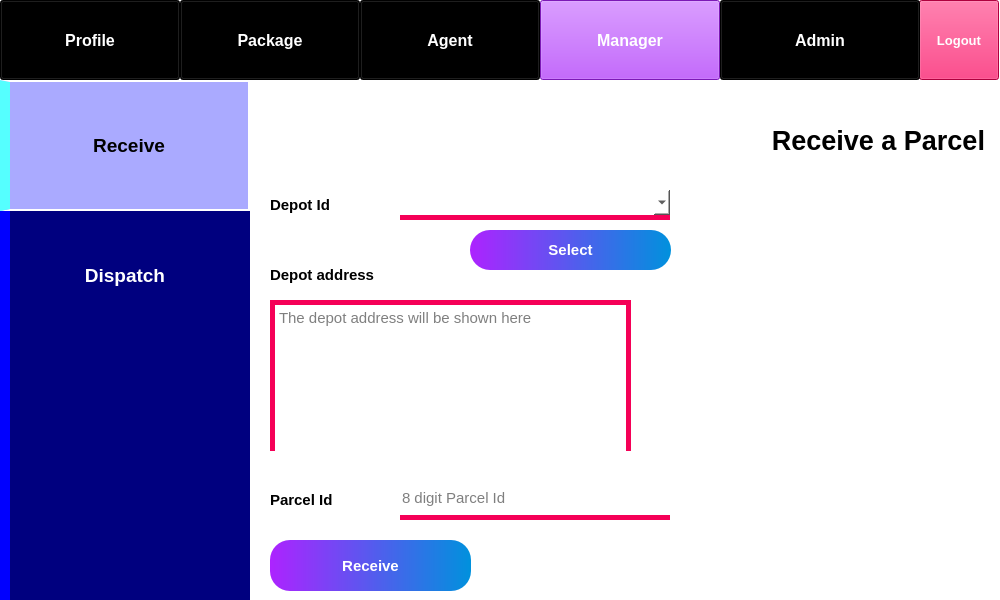
<?xml version="1.0" encoding="UTF-8"?>
<ui version="4.0">
 <class>Form</class>
 <widget class="QWidget" name="Form">
  <property name="geometry">
   <rect>
    <x>0</x>
    <y>0</y>
    <width>1000</width>
    <height>600</height>
   </rect>
  </property>
  <property name="minimumSize">
   <size>
    <width>1000</width>
    <height>600</height>
   </size>
  </property>
  <property name="windowTitle">
   <string>PMS - Receive at Depot</string>
  </property>
  <property name="styleSheet">
   <string notr="true">background-color: rgb(255, 255, 255);</string>
  </property>
  <widget class="QPushButton" name="pushButton_6">
   <property name="geometry">
    <rect>
     <x>270</x>
     <y>540</y>
     <width>201</width>
     <height>51</height>
    </rect>
   </property>
   <property name="font">
    <font>
     <pointsize>11</pointsize>
     <weight>75</weight>
     <bold>true</bold>
    </font>
   </property>
   <property name="styleSheet">
    <string notr="true">background-color: qlineargradient(spread:pad, x1:0, y1:0, x2:1, y2:0, stop:0 rgba(173, 35, 255, 255), stop:1 rgba(0, 145, 221, 255));
color: rgb(255, 255, 255);
border-radius: 20px;</string>
   </property>
   <property name="text">
    <string>Receive</string>
   </property>
  </widget>
  <widget class="QPushButton" name="pushButton_7">
   <property name="geometry">
    <rect>
     <x>919</x>
     <y>0</y>
     <width>80</width>
     <height>80</height>
    </rect>
   </property>
   <property name="font">
    <font>
     <pointsize>10</pointsize>
     <weight>75</weight>
     <bold>true</bold>
    </font>
   </property>
   <property name="styleSheet">
    <string notr="true">background-color: rgb(245, 0, 87);
color: rgb(255, 255, 255);</string>
   </property>
   <property name="text">
    <string>Logout</string>
   </property>
  </widget>
  <widget class="QPushButton" name="pushButton_5">
   <property name="geometry">
    <rect>
     <x>720</x>
     <y>0</y>
     <width>200</width>
     <height>80</height>
    </rect>
   </property>
   <property name="font">
    <font>
     <pointsize>12</pointsize>
     <weight>75</weight>
     <bold>true</bold>
    </font>
   </property>
   <property name="styleSheet">
    <string notr="true">background-color: rgb(0, 0, 0);
color: rgb(255, 255, 255);</string>
   </property>
   <property name="text">
    <string>Admin</string>
   </property>
  </widget>
  <widget class="QPushButton" name="pushButton_9">
   <property name="geometry">
    <rect>
     <x>0</x>
     <y>210</y>
     <width>250</width>
     <height>131</height>
    </rect>
   </property>
   <property name="font">
    <font>
     <pointsize>14</pointsize>
     <weight>75</weight>
     <bold>true</bold>
    </font>
   </property>
   <property name="styleSheet">
    <string notr="true">background-color: rgb(0, 0, 127);
color: rgb(255, 255, 255);
border-left: 10px solid rgb(0, 0, 255);</string>
   </property>
   <property name="text">
    <string>Dispatch</string>
   </property>
   <property name="flat">
    <bool>true</bool>
   </property>
  </widget>
  <widget class="QLabel" name="label_13">
   <property name="geometry">
    <rect>
     <x>270</x>
     <y>480</y>
     <width>101</width>
     <height>40</height>
    </rect>
   </property>
   <property name="font">
    <font>
     <pointsize>11</pointsize>
     <weight>75</weight>
     <bold>true</bold>
    </font>
   </property>
   <property name="text">
    <string>Parcel Id</string>
   </property>
  </widget>
  <widget class="QLabel" name="label_2">
   <property name="geometry">
    <rect>
     <x>619</x>
     <y>100</y>
     <width>381</width>
     <height>81</height>
    </rect>
   </property>
   <property name="font">
    <font>
     <pointsize>20</pointsize>
     <weight>75</weight>
     <bold>true</bold>
    </font>
   </property>
   <property name="text">
    <string>Receive a Parcel  </string>
   </property>
   <property name="alignment">
    <set>Qt::AlignRight|Qt::AlignTrailing|Qt::AlignVCenter</set>
   </property>
  </widget>
  <widget class="QComboBox" name="comboBox">
   <property name="geometry">
    <rect>
     <x>400</x>
     <y>190</y>
     <width>270</width>
     <height>30</height>
    </rect>
   </property>
   <property name="styleSheet">
    <string notr="true">border: none;
border-bottom: 5px solid rgb(245, 0, 87);</string>
   </property>
  </widget>
  <widget class="QTextBrowser" name="textBrowser">
   <property name="geometry">
    <rect>
     <x>270</x>
     <y>300</y>
     <width>361</width>
     <height>151</height>
    </rect>
   </property>
   <property name="font">
    <font>
     <family>MS Shell Dlg 2</family>
     <pointsize>11</pointsize>
     <weight>50</weight>
     <italic>false</italic>
     <bold>false</bold>
    </font>
   </property>
   <property name="styleSheet">
    <string notr="true">border: 5px solid rgb(245, 0, 87);
border-bottom: none;
font: 11pt &quot;MS Shell Dlg 2&quot;;</string>
   </property>
   <property name="placeholderText">
    <string>The depot address will be shown here</string>
   </property>
  </widget>
  <widget class="QLabel" name="label_5">
   <property name="geometry">
    <rect>
     <x>650</x>
     <y>280</y>
     <width>341</width>
     <height>311</height>
    </rect>
   </property>
   <property name="text">
    <string/>
   </property>
   <property name="pixmap">
    <pixmap>../images/agent pickup.png</pixmap>
   </property>
   <property name="scaledContents">
    <bool>true</bool>
   </property>
  </widget>
  <widget class="QPushButton" name="pushButton_8">
   <property name="geometry">
    <rect>
     <x>0</x>
     <y>80</y>
     <width>250</width>
     <height>131</height>
    </rect>
   </property>
   <property name="font">
    <font>
     <pointsize>14</pointsize>
     <weight>75</weight>
     <bold>true</bold>
    </font>
   </property>
   <property name="styleSheet">
    <string notr="true">background-color: rgb(170, 170, 255);
color: rgb(0, 0, 0);
border: 2px solid white;
border-left: 10px solid rgb(85, 255, 255);</string>
   </property>
   <property name="text">
    <string>Receive</string>
   </property>
   <property name="flat">
    <bool>true</bool>
   </property>
  </widget>
  <widget class="QLineEdit" name="lineEdit">
   <property name="geometry">
    <rect>
     <x>400</x>
     <y>480</y>
     <width>270</width>
     <height>40</height>
    </rect>
   </property>
   <property name="font">
    <font>
     <pointsize>11</pointsize>
    </font>
   </property>
   <property name="styleSheet">
    <string notr="true">border: none;
border-bottom: 5px solid rgb(245, 0, 87);</string>
   </property>
   <property name="placeholderText">
    <string>8 digit Parcel Id</string>
   </property>
  </widget>
  <widget class="QPushButton" name="pushButton_3">
   <property name="geometry">
    <rect>
     <x>360</x>
     <y>0</y>
     <width>180</width>
     <height>80</height>
    </rect>
   </property>
   <property name="font">
    <font>
     <pointsize>12</pointsize>
     <weight>75</weight>
     <bold>true</bold>
    </font>
   </property>
   <property name="styleSheet">
    <string notr="true">background-color: rgb(0, 0, 0);
color: rgb(255, 255, 255);</string>
   </property>
   <property name="text">
    <string>Agent</string>
   </property>
  </widget>
  <widget class="QPushButton" name="pushButton_10">
   <property name="geometry">
    <rect>
     <x>470</x>
     <y>230</y>
     <width>201</width>
     <height>40</height>
    </rect>
   </property>
   <property name="font">
    <font>
     <pointsize>11</pointsize>
     <weight>75</weight>
     <bold>true</bold>
    </font>
   </property>
   <property name="styleSheet">
    <string notr="true">background-color: qlineargradient(spread:pad, x1:0, y1:0, x2:1, y2:0, stop:0 rgba(173, 35, 255, 255), stop:1 rgba(0, 145, 221, 255));
color: rgb(255, 255, 255);
border-radius: 20px;</string>
   </property>
   <property name="text">
    <string>Select</string>
   </property>
  </widget>
  <widget class="QPushButton" name="pushButton_4">
   <property name="geometry">
    <rect>
     <x>540</x>
     <y>0</y>
     <width>180</width>
     <height>80</height>
    </rect>
   </property>
   <property name="font">
    <font>
     <pointsize>12</pointsize>
     <weight>75</weight>
     <bold>true</bold>
    </font>
   </property>
   <property name="styleSheet">
    <string notr="true">background-color: rgb(173, 35, 255);
color: rgb(255, 255, 255);
</string>
   </property>
   <property name="text">
    <string>Manager</string>
   </property>
  </widget>
  <widget class="QLabel" name="label">
   <property name="geometry">
    <rect>
     <x>0</x>
     <y>80</y>
     <width>250</width>
     <height>520</height>
    </rect>
   </property>
   <property name="styleSheet">
    <string notr="true">background-color: rgb(0, 0, 127);
border-left: 10px solid rgb(0, 0, 255);</string>
   </property>
   <property name="text">
    <string/>
   </property>
  </widget>
  <widget class="QLabel" name="label_8">
   <property name="geometry">
    <rect>
     <x>270</x>
     <y>260</y>
     <width>181</width>
     <height>30</height>
    </rect>
   </property>
   <property name="font">
    <font>
     <pointsize>11</pointsize>
     <weight>75</weight>
     <bold>true</bold>
    </font>
   </property>
   <property name="text">
    <string>Depot address</string>
   </property>
  </widget>
  <widget class="QPushButton" name="pushButton">
   <property name="geometry">
    <rect>
     <x>0</x>
     <y>0</y>
     <width>180</width>
     <height>80</height>
    </rect>
   </property>
   <property name="font">
    <font>
     <pointsize>12</pointsize>
     <weight>75</weight>
     <bold>true</bold>
    </font>
   </property>
   <property name="styleSheet">
    <string notr="true">background-color: rgb(0, 0, 0);
color: rgb(255, 255, 255);</string>
   </property>
   <property name="text">
    <string>Profile</string>
   </property>
  </widget>
  <widget class="QLabel" name="label_9">
   <property name="geometry">
    <rect>
     <x>270</x>
     <y>190</y>
     <width>111</width>
     <height>30</height>
    </rect>
   </property>
   <property name="font">
    <font>
     <pointsize>11</pointsize>
     <weight>75</weight>
     <bold>true</bold>
    </font>
   </property>
   <property name="text">
    <string>Depot Id</string>
   </property>
  </widget>
  <widget class="QPushButton" name="pushButton_2">
   <property name="geometry">
    <rect>
     <x>180</x>
     <y>0</y>
     <width>180</width>
     <height>80</height>
    </rect>
   </property>
   <property name="font">
    <font>
     <pointsize>12</pointsize>
     <weight>75</weight>
     <bold>true</bold>
    </font>
   </property>
   <property name="styleSheet">
    <string notr="true">background-color: rgb(0, 0, 0);
color: rgb(255, 255, 255);</string>
   </property>
   <property name="text">
    <string>Package</string>
   </property>
  </widget>
  <zorder>pushButton_6</zorder>
  <zorder>pushButton_7</zorder>
  <zorder>pushButton_5</zorder>
  <zorder>label_13</zorder>
  <zorder>label_2</zorder>
  <zorder>comboBox</zorder>
  <zorder>textBrowser</zorder>
  <zorder>label_5</zorder>
  <zorder>lineEdit</zorder>
  <zorder>pushButton_3</zorder>
  <zorder>pushButton_10</zorder>
  <zorder>pushButton_4</zorder>
  <zorder>label</zorder>
  <zorder>label_8</zorder>
  <zorder>pushButton</zorder>
  <zorder>label_9</zorder>
  <zorder>pushButton_2</zorder>
  <zorder>pushButton_9</zorder>
  <zorder>pushButton_8</zorder>
 </widget>
 <resources/>
 <connections/>
</ui>
